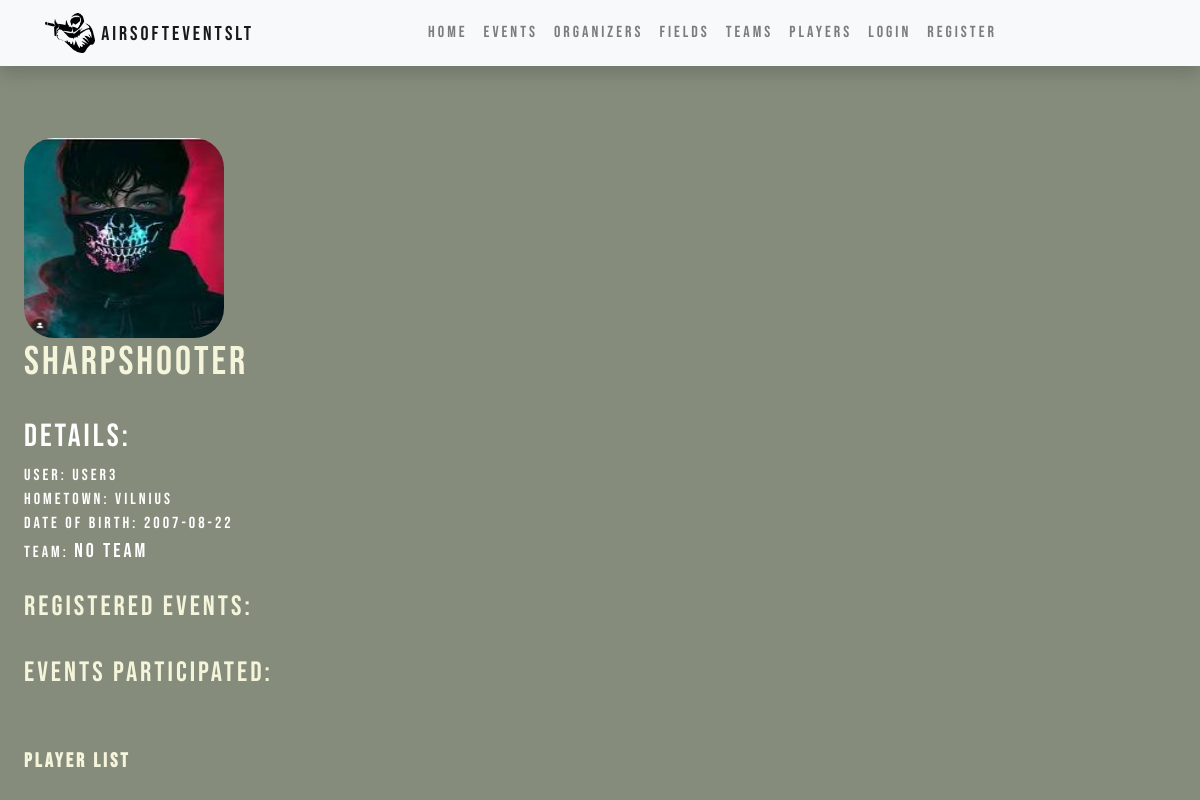
The page /teams/players/3 on the database as committed earlier.
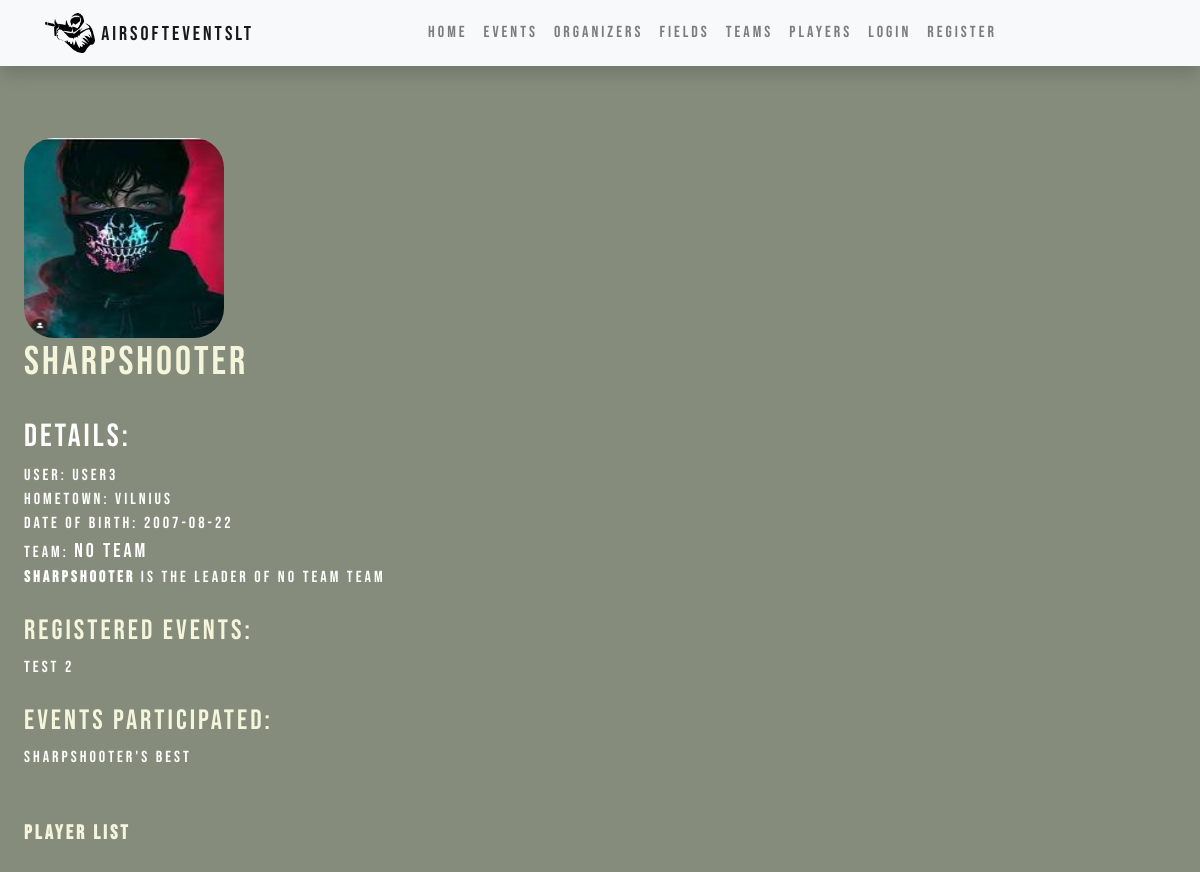
The same page on the database as committed later.
### teams/models.py (models this page shows, shortened)
class Player(models.Model):
    profile = models.OneToOneField('Profile', related_name='player',on_delete=models.CASCADE, null=True, blank=True)
    n_name = models.CharField('Nickname of the player', max_length=150, default="New Player")
    picture = models.ImageField(default="defaulf.png", upload_to="profile_pics/")
    team = models.ForeignKey('Team', related_name='players', on_delete=models.SET_NULL, null=True, default=Team.get_default_pk)
    events = models.ManyToManyField("events.Event", related_name='registered_players', blank=True)
    games_played = models.IntegerField(null=True, blank=True, default=0)
    player_from = models.CharField('Town where player is from', max_length=150)
    date_of_birth = models.DateField(null=True, blank=True)
    team_leader = models.BooleanField(default=False)
    class Meta:
        verbose_name = _("Player")
        verbose_name_plural = _("Players")

class Profile(models.Model):
    user = models.OneToOneField(User, on_delete=models.CASCADE)
    is_organizer = models.BooleanField(default=False)
    is_player = models.BooleanField(default=False)

class Team(models.Model):
    id = models.UUIDField(primary_key=True, default=uuid.uuid4, help_text='Unique player ID')
    name = models.CharField('Name of the Team', max_length=150)
    contacts = models.CharField('contacts', max_length=150)
    class Meta:
        verbose_name = _("Team")
        verbose_name_plural = _("Teams")
    def __str__(self):
        return self.name

### events/models.py (models this page shows, shortened)
class Event(models.Model):
    name = models.CharField('Name of the event',  max_length=150)
    date = models.DateTimeField('Date of event', null=True, blank=True)
    organizer = models.ForeignKey("Organizer", related_name='event_organizers', on_delete=models.SET_NULL, null=True)
    field = models.ForeignKey('Field', on_delete=models.SET_NULL, null=True)
    description = HTMLField(null=True)
    price = models.FloatField("Price")
    max_players = models.IntegerField("Maximum player number")
    created_on = models.DateTimeField(auto_now_add=True)
    EVENT_STATUS = (
        ('a', 'active'),
        ('i', 'inactive'),
    )
    status = models.CharField(max_length=1, choices=EVENT_STATUS, blank=True, default='a', help_text='Statusas',)
    class Meta:
        ordering = ['-date']
        verbose_name = _("Event")
        verbose_name_plural = _("Events")

### teams/views.py (the view)
# urls.py: path('players/<int:pk>', views.PlayerDetailView.as_view(), name='player_detail'),
class PlayerDetailView(generic.DetailView):
    model = Player
    template_name = 'player_detail.html'

### teams/templates/player_detail.html
{% extends "base.html" %}
{% block content %}
    <div class='indented main-font'>
        <div><img class="profile-picture" src="{{ player.picture.url }}"></div>
        <h1 class='secondary-font'>{{ player.n_name }}</h1>
        <br>
        <h2>Details:</h2>
        <div>User: {{ player.profile.user }}</div>
        <div>Hometown: {{ player.player_from }}</div>
        <div>Date of birth: {{ player.date_of_birth|date:'Y-m-d' }}</div>
        <div>Team: <a class='link' href="{% url 'team_detail' player.team.id %}"> {{ player.team }}</a></div>
        {% if player.team_leader == True %}
            <div><strong>{{ player.n_name }}</strong> is the leader of {{ player.team }} team</div>
        {% endif %}
        <div>
            <br>
            <h3 class='secondary-font'>Registered events:</h3>
            {% for event in player.events.all %}
                {% if event.status == 'a' %}
                    {{ event.name }}<br>
                {% endif %}
            {% endfor %}
        </div>
        <div>
            <br>
            <h3 class='secondary-font'>Events Participated:</h3>
            {% for event in player.events.all %}
                {% if event.status == 'i' %}
                    {{ event.name }}<br>
                {% endif %}
            {% endfor %}
        </div>
        <br>
        <br>
        <a class='link'style='color:beige' href="{% url 'players' %}"><div style='font-size:20px'><strong>Player list</strong></div></a>
    </div>
{% endblock %}

Rows that differ between the two databases and show on the page:
changed Player "SharpShooter": team_leader False → True (drawn); n_name (not shown) → "SharpShooter"; team (not shown) → "No Team"
now on this page (row unchanged): Event: name "Test 2", shown under "Registered events:"
added Event: name "Sharpshooter's best", shown under "Events Participated:"
Other text that changed with them:
text now shown: "is the leader of team"
